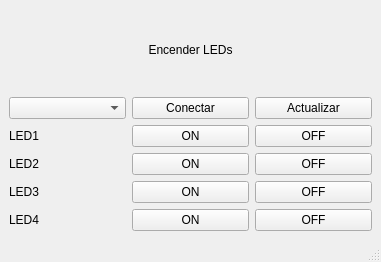
<?xml version="1.0" encoding="UTF-8"?>
<ui version="4.0">
 <class>MainWindow</class>
 <widget class="QMainWindow" name="MainWindow">
  <property name="geometry">
   <rect>
    <x>0</x>
    <y>0</y>
    <width>381</width>
    <height>262</height>
   </rect>
  </property>
  <property name="windowTitle">
   <string>MainWindow</string>
  </property>
  <widget class="QWidget" name="centralwidget">
   <layout class="QVBoxLayout" name="verticalLayout_3">
    <item>
     <layout class="QVBoxLayout" name="verticalLayout_2">
      <item>
       <widget class="QLabel" name="label">
        <property name="text">
         <string>Encender LEDs</string>
        </property>
        <property name="alignment">
         <set>Qt::AlignmentFlag::AlignCenter</set>
        </property>
       </widget>
      </item>
      <item>
       <layout class="QVBoxLayout" name="verticalLayout">
        <item>
         <layout class="QHBoxLayout" name="horizontalLayout">
          <item>
           <widget class="QComboBox" name="comboBox"/>
          </item>
          <item>
           <widget class="QPushButton" name="pushButton">
            <property name="text">
             <string>Conectar</string>
            </property>
           </widget>
          </item>
          <item>
           <widget class="QPushButton" name="pushButton_10">
            <property name="text">
             <string>Actualizar</string>
            </property>
           </widget>
          </item>
         </layout>
        </item>
        <item>
         <layout class="QHBoxLayout" name="horizontalLayout_2">
          <item>
           <widget class="QLabel" name="label_2">
            <property name="text">
             <string>LED1</string>
            </property>
           </widget>
          </item>
          <item>
           <widget class="QPushButton" name="pushButton_3">
            <property name="text">
             <string>ON</string>
            </property>
           </widget>
          </item>
          <item>
           <widget class="QPushButton" name="pushButton_2">
            <property name="text">
             <string>OFF</string>
            </property>
           </widget>
          </item>
         </layout>
        </item>
        <item>
         <layout class="QHBoxLayout" name="horizontalLayout_3">
          <item>
           <widget class="QLabel" name="label_3">
            <property name="text">
             <string>LED2</string>
            </property>
           </widget>
          </item>
          <item>
           <widget class="QPushButton" name="pushButton_4">
            <property name="text">
             <string>ON</string>
            </property>
           </widget>
          </item>
          <item>
           <widget class="QPushButton" name="pushButton_7">
            <property name="text">
             <string>OFF</string>
            </property>
           </widget>
          </item>
         </layout>
        </item>
        <item>
         <layout class="QHBoxLayout" name="horizontalLayout_4">
          <item>
           <widget class="QLabel" name="label_4">
            <property name="text">
             <string>LED3</string>
            </property>
           </widget>
          </item>
          <item>
           <widget class="QPushButton" name="pushButton_5">
            <property name="text">
             <string>ON</string>
            </property>
           </widget>
          </item>
          <item>
           <widget class="QPushButton" name="pushButton_8">
            <property name="text">
             <string>OFF</string>
            </property>
           </widget>
          </item>
         </layout>
        </item>
        <item>
         <layout class="QHBoxLayout" name="horizontalLayout_5">
          <item>
           <widget class="QLabel" name="label_5">
            <property name="text">
             <string>LED4</string>
            </property>
           </widget>
          </item>
          <item>
           <widget class="QPushButton" name="pushButton_6">
            <property name="text">
             <string>ON</string>
            </property>
           </widget>
          </item>
          <item>
           <widget class="QPushButton" name="pushButton_9">
            <property name="text">
             <string>OFF</string>
            </property>
           </widget>
          </item>
         </layout>
        </item>
       </layout>
      </item>
     </layout>
    </item>
   </layout>
  </widget>
  <widget class="QMenuBar" name="menubar">
   <property name="geometry">
    <rect>
     <x>0</x>
     <y>0</y>
     <width>381</width>
     <height>33</height>
    </rect>
   </property>
  </widget>
  <widget class="QStatusBar" name="statusbar"/>
 </widget>
 <resources/>
 <connections/>
</ui>
